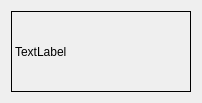
<?xml version="1.0" encoding="UTF-8"?>
<ui version="4.0">
 <class>MyWidget</class>
 <widget class="QWidget" name="MyWidget">
  <property name="geometry">
   <rect>
    <x>0</x>
    <y>0</y>
    <width>202</width>
    <height>103</height>
   </rect>
  </property>
  <property name="windowTitle">
   <string>Form</string>
  </property>
  <layout class="QHBoxLayout" name="horizontalLayout">
   <item>
    <widget class="QLabel" name="label">
     <property name="acceptDrops">
      <bool>false</bool>
     </property>
     <property name="autoFillBackground">
      <bool>false</bool>
     </property>
     <property name="frameShape">
      <enum>QFrame::Box</enum>
     </property>
     <property name="text">
      <string>TextLabel</string>
     </property>
     <property name="openExternalLinks">
      <bool>false</bool>
     </property>
    </widget>
   </item>
  </layout>
 </widget>
 <resources/>
 <connections/>
</ui>
